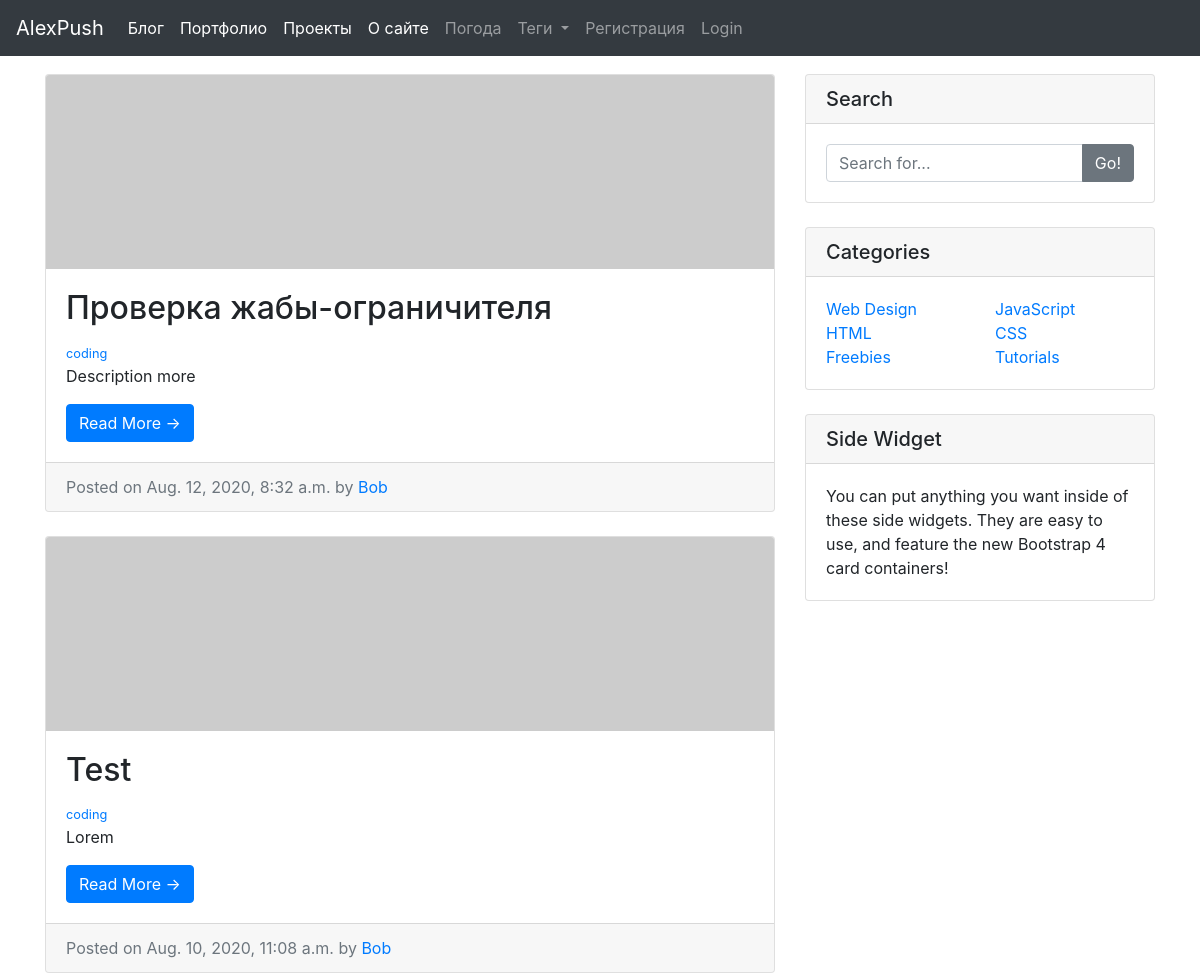
The page /blog/ (upper part) on the database as committed earlier.
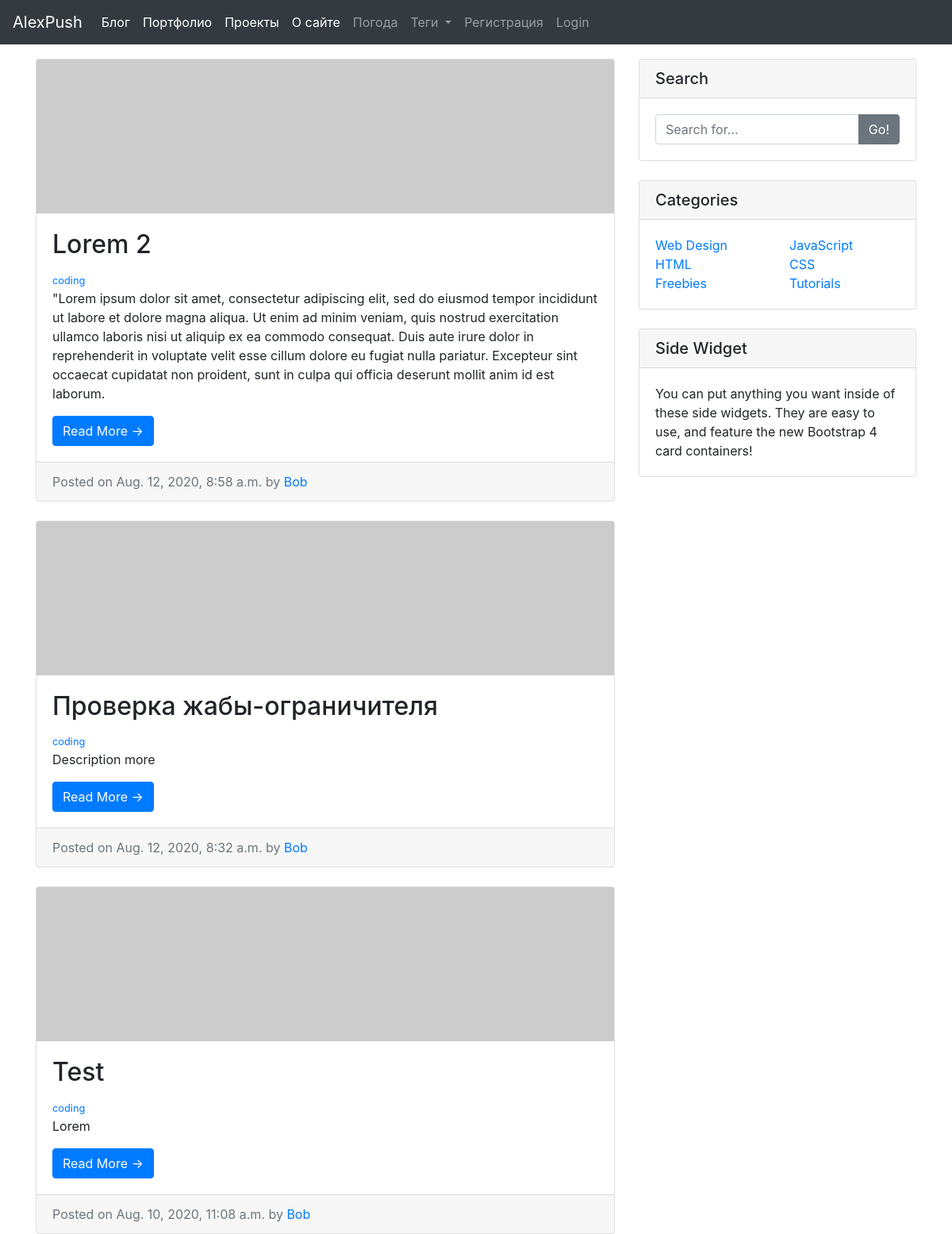
The same page on the database as committed later.
### blog/models.py (models this page shows, shortened)
class Post(models.Model):
    title = models.CharField(max_length=255)
    author = models.ForeignKey(User, on_delete=models.CASCADE)
    description = models.TextField(max_length=500,null=True, blank=True)
    body = RichTextField(null=True, blank=True)
    date_created = models.DateTimeField(auto_now_add=True, null=True)
    category = models.CharField(max_length=255, default='coding')
    likes = models.ManyToManyField(User, related_name='blog_posts')

### blog/views.py (the view)
# urls.py: path('', Blog.as_view(), name='blog'),
class Blog(ListView):
    model = Post
    template_name = 'blog/blog.html'
    cats = Category.objects.all()
    ordering = ['-date_created']
    def get_context_data(self, *args, **kwargs):
        cat_menu = Category.objects.all()
        context = super(Blog, self).get_context_data(*args, **kwargs)
        context['cat_menu'] = cat_menu
        return context

### blog/models.py (called while the page is built)
    def __str__(self):
        return str(self.name)

### blog/templates/blog/blog.html (shortened to what this page needs)
{% extends 'home_pages/main.html' %}
{% block content %}
<br>
<div>
  {% for post in object_list %}
  <div class="card mb-4">
    <img class="card-img-top" src="http://placehold.it/750x200" alt="Card image cap">
    <div class="card-body">
      <h2 class="card-title">
          {{ post.title }}
      </h2>
      <a href="{% url 'category' post.category|slugify%}"><small>{{ post.category }}</small></a>
      {% if post.description %}
        <p class="card-text">{{ post.description }}</p>
      {% endif %}
      <a href="{% url 'article-detail' post.pk %}" class="btn btn-primary">Read More &rarr;</a>
    </div>
    <div class="card-footer text-muted">
      Posted on {{ post.date_created }} by
      <a href="#">{{ post.author }}</a>
    </div>
  </div>
  {% endfor %}
</div>
{% endblock %}

Rows that differ between the two databases and show on the page:
added Post: title "Lorem 2", category "coding", description "\"Lorem ipsum dolor sit amet, consectetur adipiscing elit, sed do eiusmod tempor incididunt ut labore et dolore magna aliqua. Ut enim ad minim veniam, quis nostrud exercitation ullamco laboris nisi ut aliquip ex ea commodo consequat. Duis aute irure dolor in reprehenderit in voluptate velit esse cillum dolore eu fugiat nulla pariatur. Excepteur sint occaecat cupidatat non proident, sunt in culpa qui officia deserunt mollit anim id est laborum.", date_created "Aug. 12, 2020, 8:58 a.m.", author "Bob"
